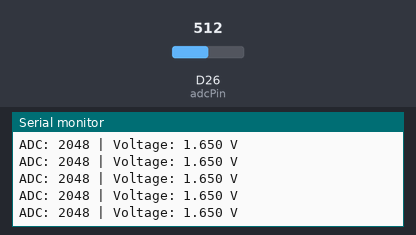
A sketch run on a simulated Arduino Due. Parts: the last lines printed to the serial monitor. Inputs (shaded band) come from the test bench; at power-on: D26 (adcPin) = 512 (analog values on the 0–1023 scale).

Above: at 1.2 s.
1.3 s: D26 (adcPin) set to 716
At 1.68 s:
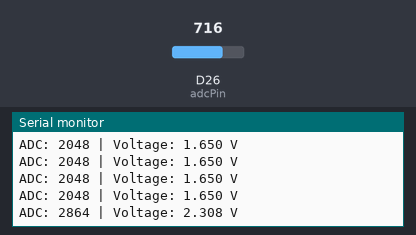
2.8 s: D26 (adcPin) set to 900
At 2.93 s:
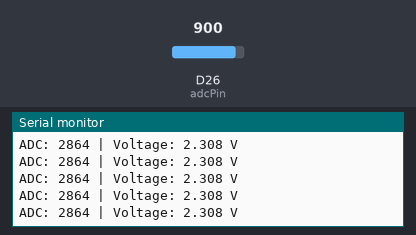
Timing chart, 0 to 5.8 s (numbered marks = the images above; inputs shaded):
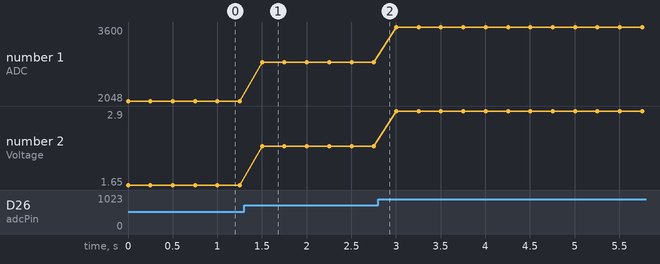

Measured:
- after the input at 1.3 s, the serial monitor: prints a new line after 0.20 s (image 1)
- plotted number 1: 2048 → 2864 after the input at 1.3 s, 2864 → 3600 after the input at 2.8 s
- plotted number 2: 1.65 → 2.31 after the input at 1.3 s, 2.31 → 2.9 after the input at 2.8 s

The sketch:

adc_read.ino
```cpp
// Source: PULSAR RP2350 technical wiki, 2-ADC-Basics.md

const int adcPin = 26;      //A3

void setup() {
  Serial.begin(115200);
  analogReadResolution(12);
}

void loop() {
  int rawValue = analogRead(adcPin);
  float voltage = (rawValue / 4095.0f) * 3.3f;

  Serial.print("ADC: ");
  Serial.print(rawValue);
  Serial.print(" | Voltage: ");
  Serial.print(voltage, 3);
  Serial.println(" V");

  delay(250);
}
```
